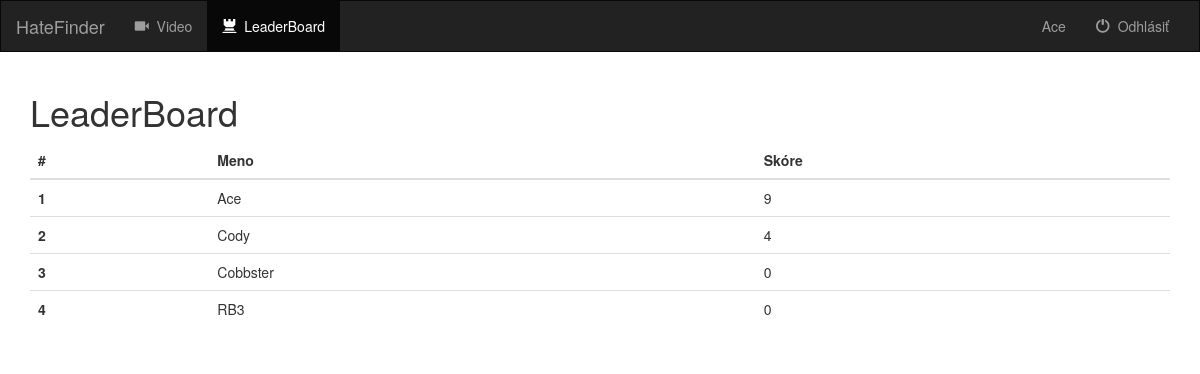
The page /video/leaderboard/ (signed in) on the database its author committed.
### video/models.py (models this page shows)
class Worker(models.Model):
    user = models.OneToOneField(User, on_delete=models.CASCADE)
    videos = models.ManyToManyField(Video)
    comments = models.ManyToManyField(Comment)
    score = models.IntegerField(default=0)
    def __str__(self):
        return self.user.username

### video/views.py (the view)
class LeaderBoardView(generic.ListView):
    template_name = 'video/leaderboard.html'
    context_object_name = 'workers'
    def get_queryset(self):
        main_set = Worker.objects.all().order_by('-score')
        subset = main_set[0:10]
        return subset

### video/templates/video/leaderboard.html (shortened to what this page needs)
{% extends 'video/base.html' %}
{% block active_list %}
    <ul class="nav navbar-nav">
        <li class="">
            <a href="{%  url 'video:index' %}">
                <span class="glyphicon glyphicon-facetime-video" aria-hidden="true"></span>&nbsp; Video
            </a>
        </li>
        <li class="active">
            <a href="{%  url 'video:leaderboard' %}">
                <span class="glyphicon glyphicon-tower" aria-hidden="true"></span>&nbsp; LeaderBoard
            </a>
        </li>
    </ul>
{% endblock %}
{% block body %}
    <div class="container">
        <h1>LeaderBoard</h1>
        <table class="table">
            <thead>
                <tr>
                    <th>#</th>
                    <th>Meno</th>
                    <th>Skóre</th>
                </tr>
            </thead>
            <tbody>
                {% for worker in workers %}
                    <tr>
                        <th scope="row">{{ forloop.counter }}</th>
                        <td>{{ worker }}</td>
                        <td>{{ worker.score }}</td>
                    </tr>
                {% endfor %}
            </tbody>
        </table>
    </div>
{% endblock %}

### video/templates/video/base.html (shortened to what this page needs)
<!DOCTYPE html>
<html lang="en">
<head>
    {%  load staticfiles %}
    <link rel="stylesheet" href="https://maxcdn.bootstrapcdn.com/bootstrap/3.3.6/css/bootstrap.min.css">
    <link rel="stylesheet" type="text/css" href="{% static 'video/style.css' %}" />
</head>
<body>
    <nav class="navbar navbar-inverse">
        <div class="container-fluid">
            <div class="navbar-header">
                <a class="navbar-brand" href="{%  url 'video:index' %}">HateFinder</a>
            </div>
            <div class="collapse navbar-collapse" id="topNavBar">
                {% block active_list %}{% endblock %}
                {% if user.is_authenticated %}
                    <ul class="nav navbar-nav navbar-right">
                        <li class="">
                            <a href="{%  url 'video:profile' %}">
                                {{ user.get_username }}
                            </a>
                        </li>
                        <li class="">
                            <a href={%  url 'video:logout' %}>
                                <span class="glyphicon glyphicon-off" aria-hidden="true"></span>&nbsp; Odhlásiť
                        </li>
                    </ul>
                {% endif %}
            </div>
        </div>
    </nav>
    {% block body %}
    {% endblock %}
</body>
</html>

### video/static/video/style.css (style rules this page uses)
.navbar { border-radius: 0; }

### rows shown on the page
Worker: user.username "Ace", score "9"
Worker: user.username "Cody", score "4"
Worker: user.username "Cobbster", score "0"
Worker: user.username "RB3", score "0"

### other values the page prints
{{ user.get_username }} "Ace"
